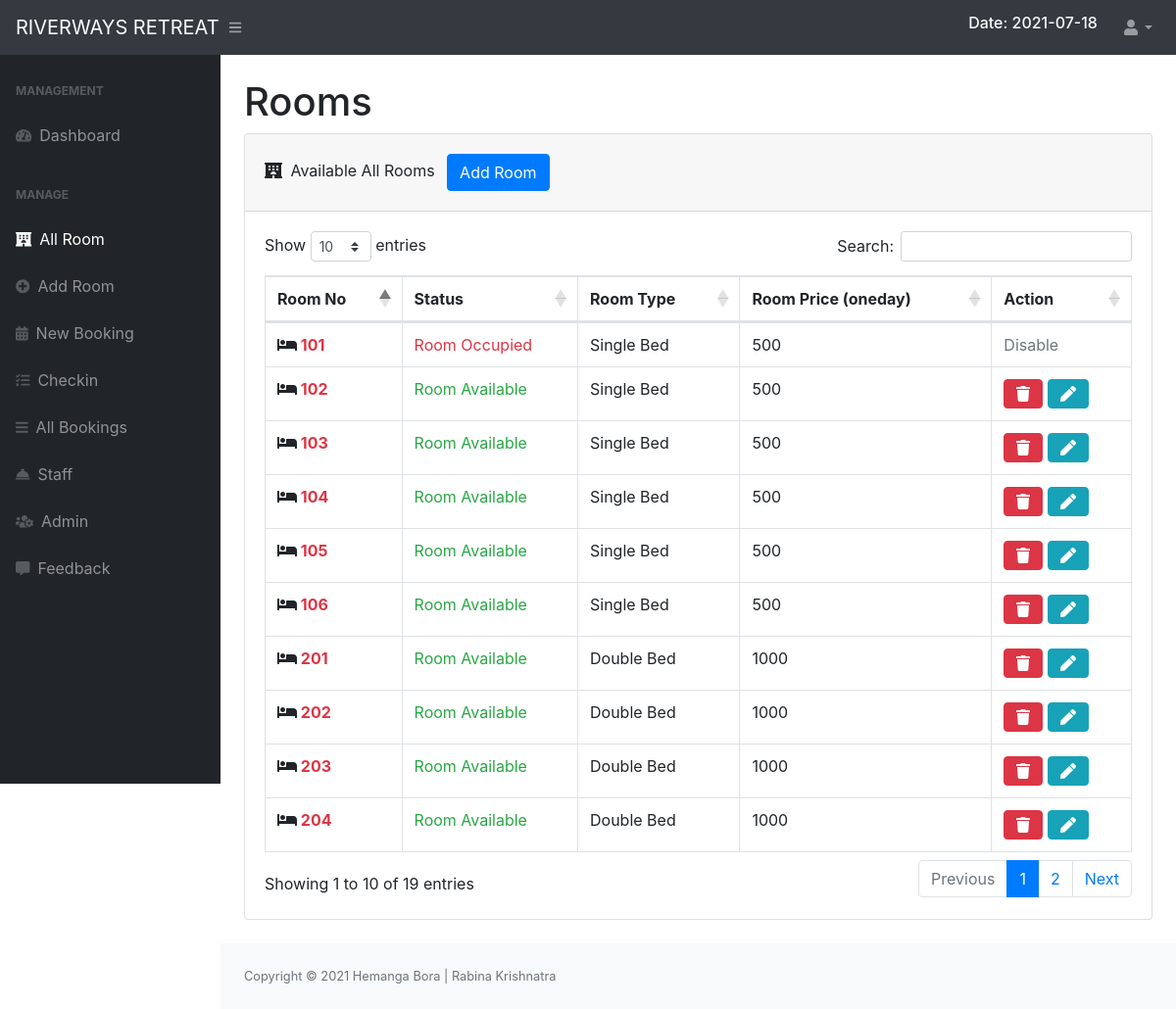
/admin/rooms.php (signed in), run on the app's committed database.
### tables this page shows
CREATE TABLE `rooms` (
  `Roomid` int unsigned NOT NULL AUTO_INCREMENT,
  `RoomNo` mediumint DEFAULT NULL,
  `RoomType` text,
  `RoomPrice` text,
  `Room_status` int NOT NULL DEFAULT '0',
  PRIMARY KEY (`Roomid`)
);

### admin/rooms.php (the view, shortened to what this page needs)
<?php
include('include/header.php');
?>
<div id="layoutSidenav_content">
    <main>
        <div class="container-fluid">
            <h1 class="mt-4">Rooms</h1>
            <div class="card mb-4">
                <div class="card-header">
                    <i class="fas fa-hotel mr-1"></i>
                    Available All Rooms
                    <a href="addroom.php" class="btn btn-primary m-2 " name="adddroom">Add Room</a>
                </div>
                <div class="card-body">
                    <div class="table-responsive">
                        <table class="table table-bordered" id="dataTable" width="100%" cellspacing="0">
                            <thead>
                                <tr>
                                    <th>Room No</th>
                                    <th>Status</th>
                                    <th>Room Type</th>
                                    <th>Room Price (oneday)</th>
                                    <th>Action</th>
                                </tr>
                            </thead>
                            <tbody>
                                <?php
                                            $sql = "SELECT * FROM `rooms` ORDER BY `RoomNo` asc";
                                            $result = $conn->query($sql);
                                            while($row = $result->fetch_assoc())
                                            {
                                                echo ' <tr>
                                                <td class="font-weight-bold"><i class="fas fa-bed"></i> <span class="text-danger">'.$row["RoomNo"].'</span></td>';
                                                if($row["Room_status"] == 0)
                                                {
                                                    echo '<td class="text-success">Room Available</td>';
                                                }else if($row["Room_status"] == 1){
                                                    echo '<td class="text-danger">Room Occupied</td>';
                                                }
                                                echo '
                                                <td>'.$row["RoomType"].'</td>
                                                <td>'.$row["RoomPrice"].'</td>';
                                                if($row["Room_status"] == 0)
                                                {
                                                    echo '<td>
                                                    <form action="" method="post" class="d-inline">
                                                        <input type="hidden" name="id" value='.$row["Roomid"].'>
                                                        <button class="btn btn-danger" name="delete" type="submit">
                                                        <i class="fas fa-trash"></i>
                                                        </button>
                                                    </form>
                                                    <form action="editroom.php" method="POST" class="d-inline">
                                                        <input type="hidden" name="id" value='. $row["Roomid"] .'>
                                                        <button type="submit" class="btn btn-info" name="Edit" value="edit">
                                                        <i class="fas fa-pen"></i>
                                                        </button>
                                                    </form>
                                                    </td>';
                                                }
                                                else
                                                if($row["Room_status"] == 1){
                                                    echo '<td class="text-secondary">Disable</td>';
                                                }
                                            echo '</tr>';
                                            }
                                            ?>
                            </tbody>
                        </table>
                    </div>
                </div>
            </div>
        </div>
    </main>
    <?php include('include/footer.php') ?>

### data on the page
rooms: RoomNo "101", Room_status "Room Occupied", RoomType "Single Bed", RoomPrice "500"
rooms: RoomNo "102", Room_status "Room Available", RoomType "Single Bed", RoomPrice "500"
rooms: RoomNo "103", Room_status "Room Available", RoomType "Single Bed", RoomPrice "500"
rooms: RoomNo "104", Room_status "Room Available", RoomType "Single Bed", RoomPrice "500"
rooms: RoomNo "105", Room_status "Room Available", RoomType "Single Bed", RoomPrice "500"
rooms: RoomNo "106", Room_status "Room Available", RoomType "Single Bed", RoomPrice "500"
rooms: RoomNo "201", Room_status "Room Available", RoomType "Double Bed", RoomPrice "1000"
rooms: RoomNo "202", Room_status "Room Available", RoomType "Double Bed", RoomPrice "1000"
rooms: RoomNo "203", Room_status "Room Available", RoomType "Double Bed", RoomPrice "1000"
rooms: RoomNo "204", Room_status "Room Available", RoomType "Double Bed", RoomPrice "1000"
